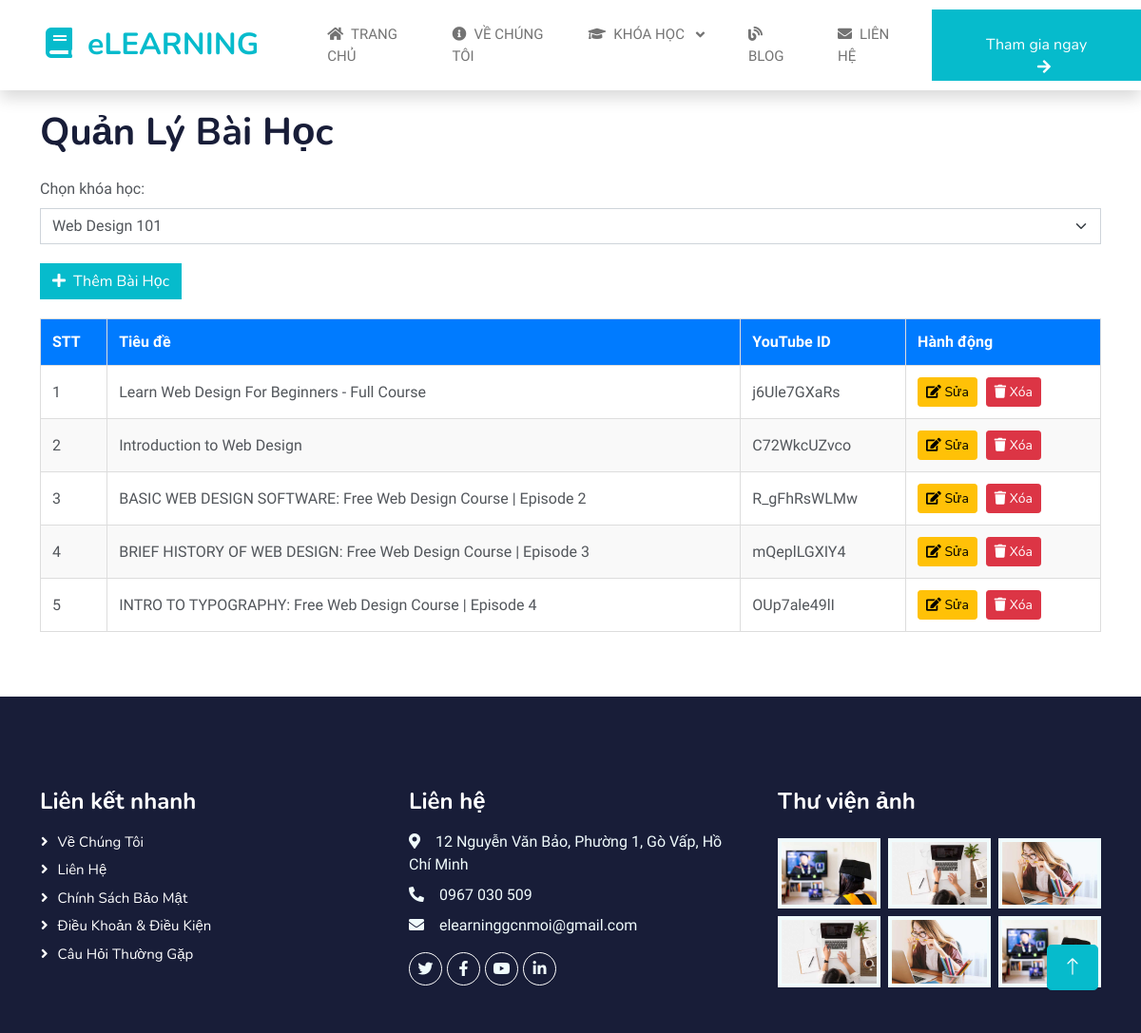
/functions/admin_lessons.php?course_id=3, run on the app's committed database.
### tables this page shows
CREATE TABLE `lessons` (
  `id` int(11) NOT NULL,
  `course_id` int(11) DEFAULT NULL,
  `title` varchar(255) DEFAULT NULL,
  `youtube_id` varchar(50) DEFAULT NULL,
  `content` text DEFAULT NULL,
  `sort_order` int(11) DEFAULT NULL
);

### classes/LessonManager.php (called while the page is built, shortened)
<?php
require_once __DIR__ . '/../public/includes/db.php';
class LessonManager
{
    private $conn;
    public function __construct()
    {
        global $conn;
        $this->conn = $conn;
    }
    public function getAllCourses()
    {
        $stmt = $this->conn->prepare("SELECT id, title FROM courses ORDER BY id");
        $stmt->execute();
        $result = $stmt->get_result();
        $courses = [];
        while ($row = $result->fetch_assoc()) {
            $courses[] = $row;
        }
        return json_encode($courses);
    }
    public function getLessonsByCourseId($course_id)
    {
        $stmt = $this->conn->prepare("SELECT id, title, youtube_id FROM lessons WHERE course_id = ? ORDER BY id");
        $stmt->bind_param("i", $course_id);
        $stmt->execute();
        $result = $stmt->get_result();
        $lessons = [];
        while ($row = $result->fetch_assoc()) {
            $lessons[] = $row;
        }
        return json_encode($lessons);
    }
}

### functions/admin_lessons.php (the view, shortened to what this page needs)
<?php
require_once '../classes/LessonManager.php';
$lessonManager = new LessonManager();
$course_id = isset($_GET['course_id']) ? (int)$_GET['course_id'] : 0;
$courses = json_decode($lessonManager->getAllCourses(), true);
$lessons = $course_id ? json_decode($lessonManager->getLessonsByCourseId($course_id), true) : [];
?>
<!DOCTYPE html>
<html lang="en">
<head>
    <link href="https://cdnjs.cloudflare.com/ajax/libs/font-awesome/5.10.0/css/all.min.css" rel="stylesheet">
    <link href="https://cdn.jsdelivr.net/npm/bootstrap-icons@1.4.1/font/bootstrap-icons.css" rel="stylesheet">
    <link href="../public/assets/lib/animate/animate.min.css" rel="stylesheet">
    <link href="../public/assets/lib/owlcarousel/assets/owl.carousel.min.css" rel="stylesheet">
    <link href="../public/assets/css/bootstrap.min.css" rel="stylesheet">
    <link href="../public/assets/css/style.css" rel="stylesheet">
</head>
<body>
    <?php include("../public/includes/header.php"); ?>
    <div class="main-content">
        <div class="container">
            <h1 class="mb-4">Quản Lý Bài Học</h1>
            <div class="course-selector">
                <label for="courseSelect" class="form-label">Chọn khóa học:</label>
                <select id="courseSelect" class="form-select" onchange="loadLessons()">
                    <?php foreach ($courses as $course): ?>
                        <option value="<?php echo $course['id']; ?>" <?php echo $course_id == $course['id'] ? 'selected' : ''; ?>>
                            <?php echo htmlspecialchars($course['title']); ?>
                        </option>
                    <?php endforeach; ?>
                </select>
            </div>
            <div class="add-lesson-btn" <?php echo $course_id == 0 ? 'style="display:none;"' : ''; ?>>
                <button type="button" class="btn btn-primary" data-bs-toggle="modal" data-bs-target="#addLessonModal">
                    <i class="fas fa-plus me-2"></i>Thêm Bài Học
                </button>
            </div>
            <table class="lesson-table">
                <thead>
                    <tr>
                        <th>STT</th>
                        <th>Tiêu đề</th>
                        <th>YouTube ID</th>
                        <th>Hành động</th>
                    </tr>
                </thead>
                <tbody id="lessonTableBody">
                    <?php if ($course_id && !empty($lessons)): ?>
                        <?php foreach ($lessons as $index => $lesson): ?>
                            <tr data-lesson-id="<?php echo $lesson['id']; ?>">
                                <td><?php echo $index + 1; ?></td>
                                <td><?php echo htmlspecialchars($lesson['title']); ?></td>
                                <td><?php echo htmlspecialchars($lesson['youtube_id']); ?></td>
                                <td class="action-buttons">
                                    <button class="btn btn-warning btn-sm" onclick="openEditModal(<?php echo $lesson['id']; ?>, '<?php echo htmlspecialchars(addslashes($lesson['title'])); ?>', '<?php echo htmlspecialchars($lesson['youtube_id']); ?>')">
                                        <i class="fas fa-edit"></i> Sửa
                                    </button>
                                    <button class="btn btn-danger btn-sm" onclick="deleteLesson(<?php echo $lesson['id']; ?>)">
                                        <i class="fas fa-trash"></i> Xóa
                                    </button>
                                </td>
                            </tr>
                        <?php endforeach; ?>
                    <?php else: ?>
                        <tr>
                            <td colspan="4" class="text-center">Vui lòng chọn khóa học để xem bài học.</td>
                        </tr>
                    <?php endif; ?>
                </tbody>
            </table>
        </div>
    </div>
    <?php include("../public/includes/footer.php"); ?>
    <a href="#" class="btn btn-lg btn-primary btn-lg-square back-to-top"><i class="bi bi-arrow-up"></i></a>
</body>
</html>

### public/assets/css/style.css (style rules this page uses)
:root { --primary: #06BBCC; --light: #F0FBFC; --dark: #181d38; }
.back-to-top { position: fixed; display: none; right: 45px; bottom: 45px; z-index: 99; }
.btn { font-family: 'Nunito', sans-serif; font-weight: 600; transition: .5s; }
.btn.btn-primary, .btn.btn-secondary { color: #FFFFFF; }
.btn-square, .btn-sm-square, .btn-lg-square { padding: 0; display: flex; align-items: center; justify-content: center; font-weight: normal; border-radius: 0px; }

### functions/admin_lessons.php (style rules this page uses)
body { display: flex; flex-direction: column; min-height: 100vh; margin: 0; }
.main-content { flex: 1; padding: 20px; }
.lesson-table { width: 100%; border-collapse: collapse; margin-top: 20px; }
.lesson-table th, .lesson-table td { padding: 12px; border: 1px solid #ddd; text-align: left; }
.lesson-table th { background-color: #007bff; color: white; }
.lesson-table tr:nth-child(even) { background-color: #f9f9f9; }
.action-buttons .btn { margin-right: 5px; }
.add-lesson-btn { margin-bottom: 20px; }
.course-selector { margin-bottom: 20px; }

### data on the page
lessons: title "Learn Web Design For Beginners - Full Course", youtube "j6Ule7GXaRs"
lessons: title "Introduction to Web Design", youtube "C72WkcUZvco"
lessons: title "BASIC WEB DESIGN SOFTWARE: Free Web Design Course | Episode 2", youtube "R_gFhRsWLMw"
lessons: title "BRIEF HISTORY OF WEB DESIGN: Free Web Design Course | Episode 3", youtube "mQeplLGXIY4"
lessons: title "INTRO TO TYPOGRAPHY: Free Web Design Course | Episode 4", youtube "OUp7ale49lI"

### other printed values
form field value "Web Design 101"
